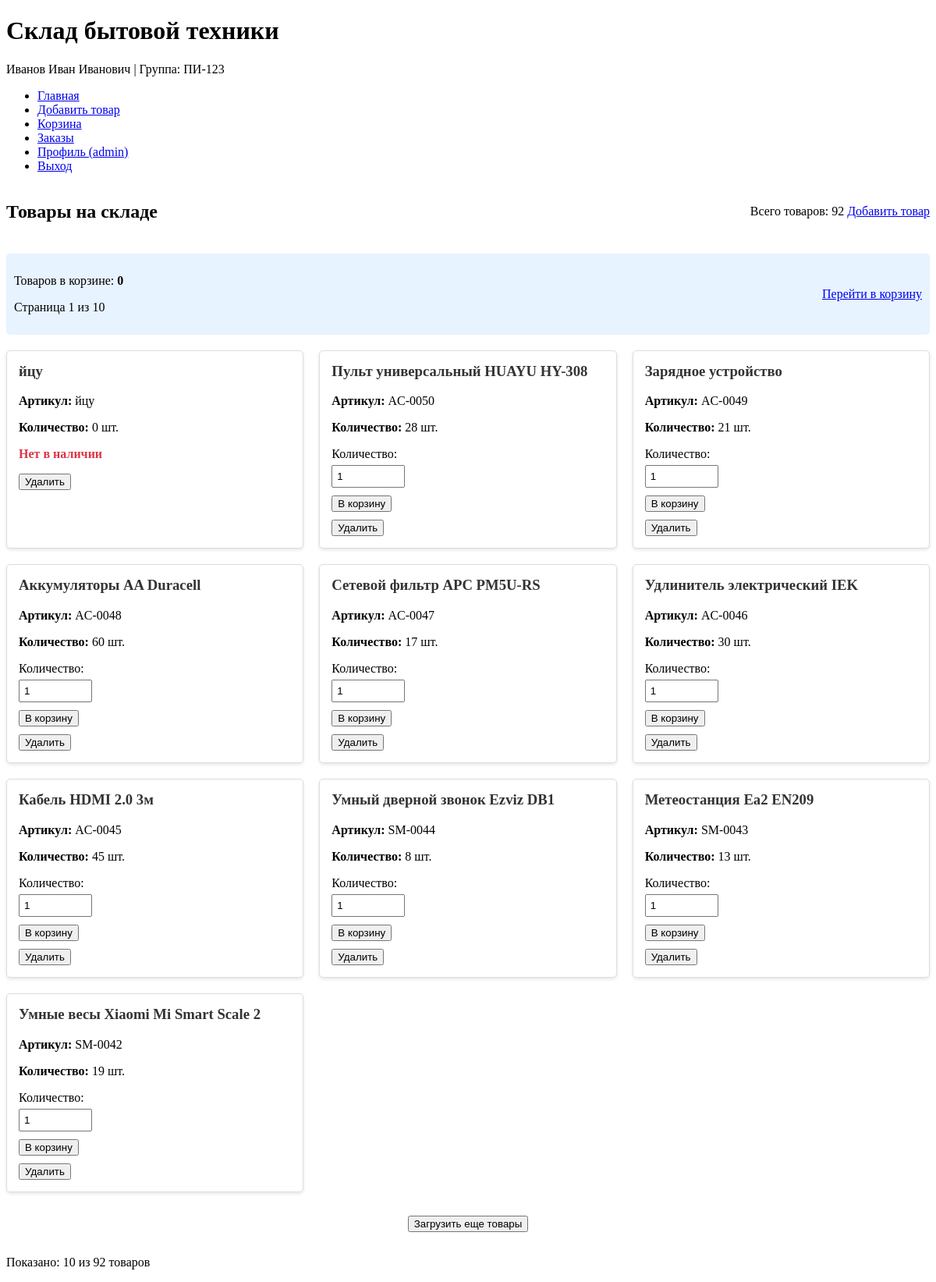
Screenshot of / (signed in) with the database file from the repository.
### models/models.py (models this page shows, shortened)
class User(db.Model):
    id = db.Column(db.Integer, primary_key=True)
    username = db.Column(db.String(80), unique=True, nullable=False)
    password_hash = db.Column(db.String(120), nullable=False)
    role = db.Column(db.String(20), default='storekeeper')  # Для возможного расширения

class Product(db.Model):
    id = db.Column(db.Integer, primary_key=True)
    article = db.Column(db.String(50), unique=True, nullable=False)
    name = db.Column(db.String(200), nullable=False)
    quantity = db.Column(db.Integer, nullable=False, default=0)
    orders = db.relationship('OrderItem', backref='product', lazy=True)

### app.py (the view)
@app.route('/')
@login_required
def index():
    products = Product.query.order_by(Product.id.desc()).limit(app.config['ITEMS_PER_PAGE']).all()
    total_products = Product.query.count()
    cart_count = sum(session.get('cart', {}).values()) if 'cart' in session else 0
    total_pages = math.ceil(total_products / app.config['ITEMS_PER_PAGE'])
    return render_template('index.html',
                         products=products,
                         total_pages=total_pages,
                         current_page=1,
                         cart_count=cart_count,
                         total_products=total_products)

### app.py (called while the page is built)
def login_required(f):
    @wraps(f)
    def decorated_function(*args, **kwargs):
        if 'user_id' not in session:
            return redirect(url_for('login', next=request.url))
        return f(*args, **kwargs)
    return decorated_function

@app.context_processor
def inject_user_info():
    student_info = {
        'fio': 'Иванов Иван Иванович',
        'group': 'ПИ-123'
    }
    user_info = {}
    if 'user_id' in session:
        user = User.query.get(session['user_id'])
        if user:
            user_info = {
                'username': user.username,
                'role': user.role
            }
    return dict(student_info=student_info, user_info=user_info)

### templates/index.html (shortened to what this page needs)
{% extends "base.html" %}
{% block content %}
<div class="page-header">
    <h2>Товары на складе</h2>
    <div class="header-actions">
        <span class="total-products">Всего товаров: {{ total_products }}</span>
        <a href="{{ url_for('add_product') }}" class="btn">Добавить товар</a>
    </div>
</div>
<div class="cart-info">
    <div>
        <p>Товаров в корзине: <strong id="cart-count">{{ cart_count }}</strong></p>
        <p class="page-info">Страница <span id="current-page">1</span> из <span id="total-pages">{{ total_pages }}</span></p>
    </div>
    <a href="{{ url_for('view_cart') }}" class="btn btn-secondary">Перейти в корзину</a>
</div>
<div id="products-container" class="products-grid">
    {% for product in products %}
    <div class="product-card" data-product-id="{{ product.id }}">
        <h3>{{ product.name }}</h3>
        <p><strong>Артикул:</strong> {{ product.article }}</p>
        <p><strong>Количество:</strong> <span class="product-quantity">{{ product.quantity }}</span> шт.</p>
        {% if product.quantity > 0 %}
        <form class="add-to-cart-form">
            <div class="quantity-control">
                <label for="quantity_{{ product.id }}">Количество:</label>
                <input type="number" name="quantity" id="quantity_{{ product.id }}"
                       value="1" min="1" max="{{ product.quantity }}" required>
            </div>
            <button type="submit" class="btn btn-primary">В корзину</button>
        </form>
        {% else %}
        <p class="out-of-stock">Нет в наличии</p>
        {% endif %}
        <form method="POST" action="{{ url_for('delete_product', product_id=product.id) }}"
              onsubmit="return confirm('Удалить товар {{ product.name }}?');" class="delete-form">
            <button type="submit" class="btn btn-danger">Удалить</button>
        </form>
    </div>
    {% endfor %}
</div>
<div id="load-more-container" style="text-align: center; margin: 30px 0;">
    <button id="load-more-btn" class="btn btn-secondary" data-current-page="1">
        Загрузить еще товары
    </button>
</div>
<div class="pagination-info">
    <p>Показано: <span id="shown-products">{{ products|length }}</span> из {{ total_products }} товаров</p>
</div>
{% endblock %}

### templates/base.html (shortened to what this page needs)
<!DOCTYPE html>
<html lang="ru">
<head>
    <link rel="stylesheet" href="{{ url_for('static', filename='css/style.css') }}">
</head>
<body>
    <header>
        <div class="container">
            <h1>Склад бытовой техники</h1>
            <div class="student-info">
                <p>{{ student_info.fio }} | Группа: {{ student_info.group }}</p>
            </div>
        </div>
    </header>
    {% include 'layout/navbar.html' %}
    <main class="container">
        {% block content %}{% endblock %}
    </main>
</body>
</html>

### templates/layout/navbar.html (shortened to what this page needs)
<nav class="navbar">
    <div class="container">
        <ul class="nav-menu">
            {% if user_info %}
                <li><a href="{{ url_for('index') }}">Главная</a></li>
                <li><a href="{{ url_for('add_product') }}">Добавить товар</a></li>
                <li><a href="{{ url_for('view_cart') }}">Корзина
                </a></li>
                <li><a href="{{ url_for('view_orders') }}">Заказы</a></li>
                <li><a href="{{ url_for('profile') }}">Профиль ({{ user_info.username }})</a></li>
                <li><a href="{{ url_for('logout') }}">Выход</a></li>
            {% else %}
                <li><a href="{{ url_for('login') }}">Вход</a></li>
                <li><a href="{{ url_for('register') }}">Регистрация</a></li>
            {% endif %}
        </ul>
    </div>
</nav>

### static/css/style.css (style rules this page uses)
.page-header { display: flex; justify-content: space-between; align-items: center; margin-bottom: 20px; }
.products-grid { display: grid; grid-template-columns: repeat(auto-fill, minmax(300px, 1fr)); gap: 20px; margin: 20px 0; }
.product-card { border: 1px solid #ddd; border-radius: 5px; padding: 15px; background-color: #fff; box-shadow: 0 2px 4px rgba(0,0,0,0.1); }
.product-card h3 { margin-top: 0; color: #333; }
.quantity-control { margin: 10px 0; }
.quantity-control label { display: block; margin-bottom: 5px; }
.quantity-control input { width: 80px; padding: 5px; }
.out-of-stock { color: #dc3545; font-weight: bold; }
.delete-form { margin-top: 10px; }
.cart-info { padding: 10px; background-color: #e7f3ff; border-radius: 5px; margin-bottom: 20px; display: flex; justify-content: space-between; align-items: center; }

### rows the page displays
User: username "admin"
Product: name "йцу", article "йцу", quantity "0", shows "Нет в наличии"
Product: name "Пульт универсальный HUAYU HY-308", article "AC-0050", quantity "28"
Product: name "Зарядное устройство", article "AC-0049", quantity "21"
Product: name "Аккумуляторы AA Duracell", article "AC-0048", quantity "60"
Product: name "Сетевой фильтр APC PM5U-RS", article "AC-0047", quantity "17"
Product: name "Удлинитель электрический IEK", article "AC-0046", quantity "30"
Product: name "Кабель HDMI 2.0 3м", article "AC-0045", quantity "45"
Product: name "Умный дверной звонок Ezviz DB1", article "SM-0044", quantity "8"
Product: name "Метеостанция Ea2 EN209", article "SM-0043", quantity "13"
Product: name "Умные весы Xiaomi Mi Smart Scale 2", article "SM-0042", quantity "19"

### other values shown
{{ student_info.fio }} "Иванов Иван Иванович"
{{ student_info.group }} "ПИ-123"
{{ total_products }} "92"
{{ cart_count }} "0"
{{ total_pages }} "10"
{{ products|length }} "10"
